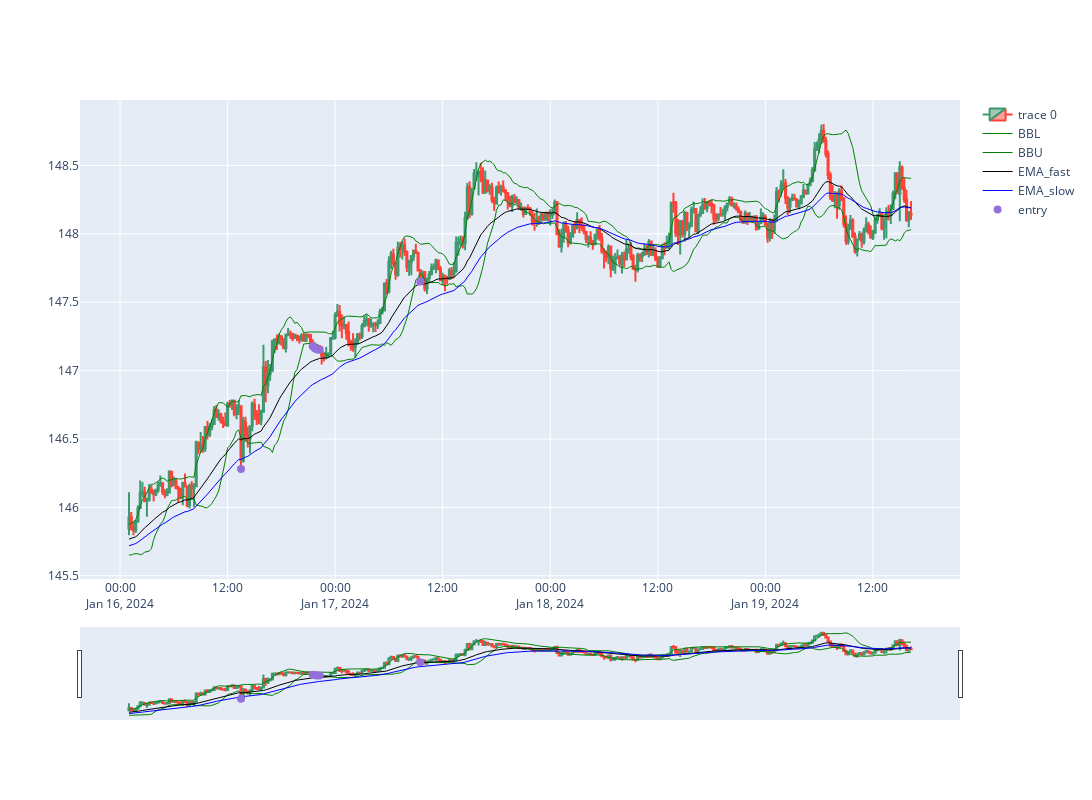

This figure's notebook cell:
### Code cell
import plotly.graph_objects as go
from plotly.subplots import make_subplots
from datetime import datetime
st=100
dfpl = df[st:st+350]
#dfpl.reset_index(inplace=True)
fig = go.Figure(data=[go.Candlestick(x=dfpl.index,
                open=dfpl['Open'],
                high=dfpl['High'],
                low=dfpl['Low'],
                close=dfpl['Close']),

                go.Scatter(x=dfpl.index, y=dfpl['BBL_15_1.5'], 
                           line=dict(color='green', width=1), 
                           name="BBL"),
                go.Scatter(x=dfpl.index, y=dfpl['BBU_15_1.5'], 
                           line=dict(color='green', width=1), 
                           name="BBU"),
                go.Scatter(x=dfpl.index, y=dfpl['EMA_fast'], 
                           line=dict(color='black', width=1), 
                           name="EMA_fast"),
                go.Scatter(x=dfpl.index, y=dfpl['EMA_slow'], 
                           line=dict(color='blue', width=1), 
                           name="EMA_slow")])

fig.add_scatter(x=dfpl.index, y=dfpl['pointpos'], mode="markers",
                marker=dict(size=8, color="MediumPurple"),
                name="entry")
fig.update_layout(width=1200, height=800)
fig.show()

### Figure 1 — Plotly figure (JSON) as saved in the notebook; plotly's stock layout.template omitted (floating-point values rounded to 4 significant figures; data arrays with more than 128 entries replaced by an {"elided": "..."} marker saying what was removed)
{"data": [{"close": {"elided": "350 float values"}, "high": {"elided": "350 float values"}, "low": {"elided": "350 float values"}, "open": {"elided": "350 float values"}, "type": "candlestick", "x": {"elided": "350 str values"}}, {"line": {"color": "green", "width": 1}, "name": "BBL", "type": "scatter", "x": {"elided": "350 str values"}, "y": {"elided": "350 float values"}}, {"line": {"color": "green", "width": 1}, "name": "BBU", "type": "scatter", "x": {"elided": "350 str values"}, "y": {"elided": "350 float values"}}, {"line": {"color": "black", "width": 1}, "name": "EMA_fast", "type": "scatter", "x": {"elided": "350 str values"}, "y": {"elided": "350 float values"}}, {"line": {"color": "blue", "width": 1}, "name": "EMA_slow", "type": "scatter", "x": {"elided": "350 str values"}, "y": {"elided": "350 float values"}}, {"marker": {"color": "MediumPurple", "size": 8}, "mode": "markers", "name": "entry", "type": "scatter", "x": {"elided": "350 str values"}, "y": {"elided": "350 float values"}}], "layout": {"height": 800, "width": 1200}}
